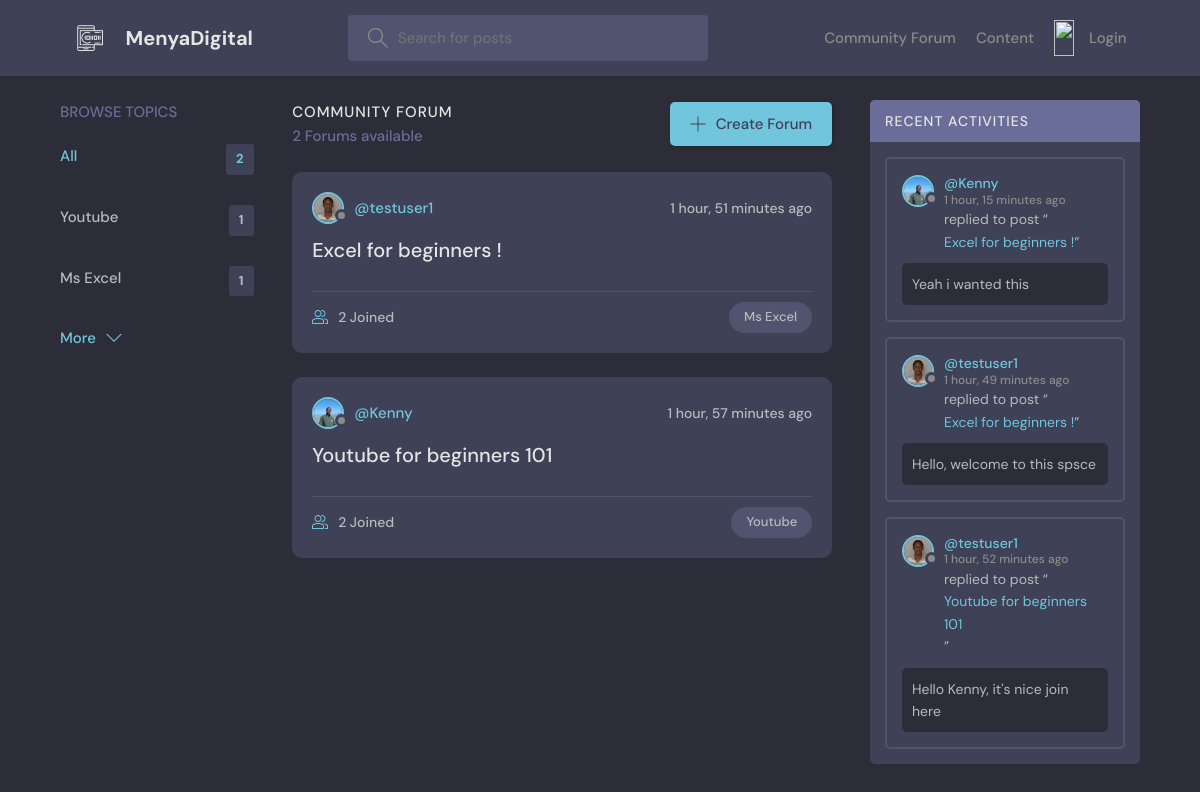
The page / on the database its author committed.
### menyaApp/models.py (models this page shows, shortened)
class Topic(models.Model):
    name = models.CharField(max_length=200)

class Room(models.Model):
    host = models.ForeignKey(User, on_delete=models.SET_NULL, null=True)
    topic = models.ForeignKey(Topic, on_delete=models.SET_NULL, null=True)
    name = models.CharField(max_length=200)
    description = models.TextField(null=True, blank=True)
    participants = models.ManyToManyField(User, related_name="participants", blank=True)
    updated = models.DateTimeField(auto_now=True)
    created = models.DateTimeField(auto_now_add=True)
    class Meta:
        ordering = ["-updated", "-created"]
    def __str__(self):
        return self.name

class User(AbstractUser):
    username = models.CharField(max_length=150, unique=True, null=True, blank=True)
    name = models.CharField(max_length=200, null=True)
    email = models.EmailField(unique=True, null=True)
    bio = models.TextField(null=True)
    avatar = models.ImageField(null=True, default="avatar.svg")
    USERNAME_FIELD = "email"
    REQUIRED_FIELDS = ["username"]

class Message(models.Model):
    user = models.ForeignKey(User, on_delete=models.CASCADE)
    room = models.ForeignKey(Room, on_delete=models.CASCADE)
    body = models.TextField()
    updated = models.DateTimeField(auto_now=True)
    created = models.DateTimeField(auto_now_add=True)
    class Meta:
        ordering = ["-updated", "-created"]

### menyaApp/views.py (the view)
# urls.py: path("", views.home, name="home"),
def home(request):
    q = request.GET.get("q") if request.GET.get("q") != None else ""
    rooms = Room.objects.filter(
        Q(topic__name__icontains=q) | Q(name__icontains=q) | Q(description__icontains=q)
    ).select_related("host")
    topics = Topic.objects.all()[0:5]
    room_count = rooms.count()
    room_messages = Message.objects.filter(Q(room__topic__name__icontains=q))[0:3]
    context = {
        "rooms": rooms,
        "topics": topics,
        "room_count": room_count,
        "room_messages": room_messages,
    }
    return render(request, "base/home.html", context)

### menyaApp/templates/base/home.html (shortened to what this page needs)
{% extends 'main.html' %} {% block content %}
<main class="layout layout--3">
  <div class="container">
    {% include 'base/topics_component.html' %}
    <div class="roomList">
      <div class="roomList__header">
        <div>
          <h2>Community Forum</h2>
          <p>{{room_count}} Forums available</p>
        </div>
        <a class="btn btn--main" href="{% url 'create-room' %}">
          <svg
            version="1.1"
            xmlns="http://www.w3.org/2000/svg"
            width="32"
            height="32"
            viewBox="0 0 32 32"
          >
            <title>add</title>
            <path
              d="M16.943 0.943h-1.885v14.115h-14.115v1.885h14.115v14.115h1.885v-14.115h14.115v-1.885h-14.115v-14.115z"
            ></path>
          </svg>
          Create Forum
        </a>
      </div>
      {% include 'base/feed_component.html' %}
    </div>
    {% include 'base/activity_component.html' %}
  </div>
</main>
{% endblock %}

### menyaApp/templates/base/topics_component.html
<div class="topics">
  <div class="topics__header">
    <h2>Browse Topics</h2>
  </div>
  <ul class="topics__list">
    <li>
      <a href="{% url 'home' %}" class="active"
        >All <span>{{topics.count}}</span></a
      >
    </li>
    {% for topic in topics %}
    <li>
      <a href="{% url 'home' %}?q={{topic.name}}"
        >{{topic.name}}<span>{{topic.room_set.all.count}}</span></a
      >
    </li>
    {% endfor %}
  </ul>
  <a class="btn btn--link" href="{% url 'topics' %}">
    More
    <svg
      version="1.1"
      xmlns="http://www.w3.org/2000/svg"
      width="32"
      height="32"
      viewBox="0 0 32 32"
    >
      <title>chevron-down</title>
      <path d="M16 21l-13-13h-3l16 16 16-16h-3l-13 13z"></path>
    </svg>
  </a>
</div>

### menyaApp/templates/base/feed_component.html (shortened to what this page needs)
{% for room in rooms %}
<div class="roomListRoom">
  <div class="roomListRoom__header">
    <a
      href="{% url 'user-profile' room.host.id %}"
      class="roomListRoom__author"
    >
      <div class="avatar avatar--small">
        <img src="{{room.host.avatar.url}}" />
      </div>
      <span>@{{room.host.username}}</span>
    </a>
    <div class="roomListRoom__actions">
      <span>{{room.created|timesince}} ago</span>
    </div>
  </div>
  <div class="roomListRoom__content">
    <a href="{% url 'room' room.id %}">{{room.name}}</a>
  </div>
  <div class="roomListRoom__meta">
    <a href="{% url 'room' room.id %}" class="roomListRoom__joined">
      {{room.participants.all.count}} Joined
    </a>
    <p class="roomListRoom__topic">{{room.topic.name}}</p>
  </div>
</div>
{% endfor %}

### menyaApp/templates/base/activity_component.html (shortened to what this page needs)
<div class="activities">
  <div class="activities__header">
    <h2>Recent Activities</h2>
  </div>
  {% for message in room_messages %}
  <div class="activities__box">
    <div class="activities__boxHeader roomListRoom__header">
      <a
        href="{% url 'user-profile' message.user.id %}"
        class="roomListRoom__author"
      >
        <div class="avatar avatar--small">
          <img src="{{message.user.avatar.url}}" />
        </div>
        <p>
          @{{message.user.username}}
          <span>{{message.created|timesince}} ago</span>
        </p>
      </a>
    </div>
    <div class="activities__boxContent">
      <p>
        replied to post “<a href="{% url 'room' message.room.id %}"
          >{{message.room}}</a
        >”
      </p>
      <div class="activities__boxRoomContent">{{message.body}}</div>
    </div>
  </div>
  {% endfor %}
</div>

### rows shown on the page
Topic: name "Youtube", room_set.all.count "1"
Topic: name "Ms Excel", room_set.all.count "1"
Room: host.avatar (picture), host.username "testuser1", created "1 hour, 51 minutes", name "Excel for beginners !", participants.all.count "2", topic.name "Ms Excel"
Room: host.avatar (picture), host.username "Kenny", created "1 hour, 57 minutes", name "Youtube for beginners 101", participants.all.count "2", topic.name "Youtube"
Message: user.avatar (picture), user.username "Kenny", created "1 hour, 15 minutes", room "Excel for beginners !", body "Yeah i wanted this"
Message: user.avatar (picture), user.username "testuser1", created "1 hour, 49 minutes", room "Excel for beginners !", body "Hello, welcome to this spsce"
Message: user.avatar (picture), user.username "testuser1", created "1 hour, 52 minutes", room "Youtube for beginners 101", body "Hello Kenny, it's nice join here"

### other values the page prints
{{ topics.count }} "2"
{{ room_count }} "2"
